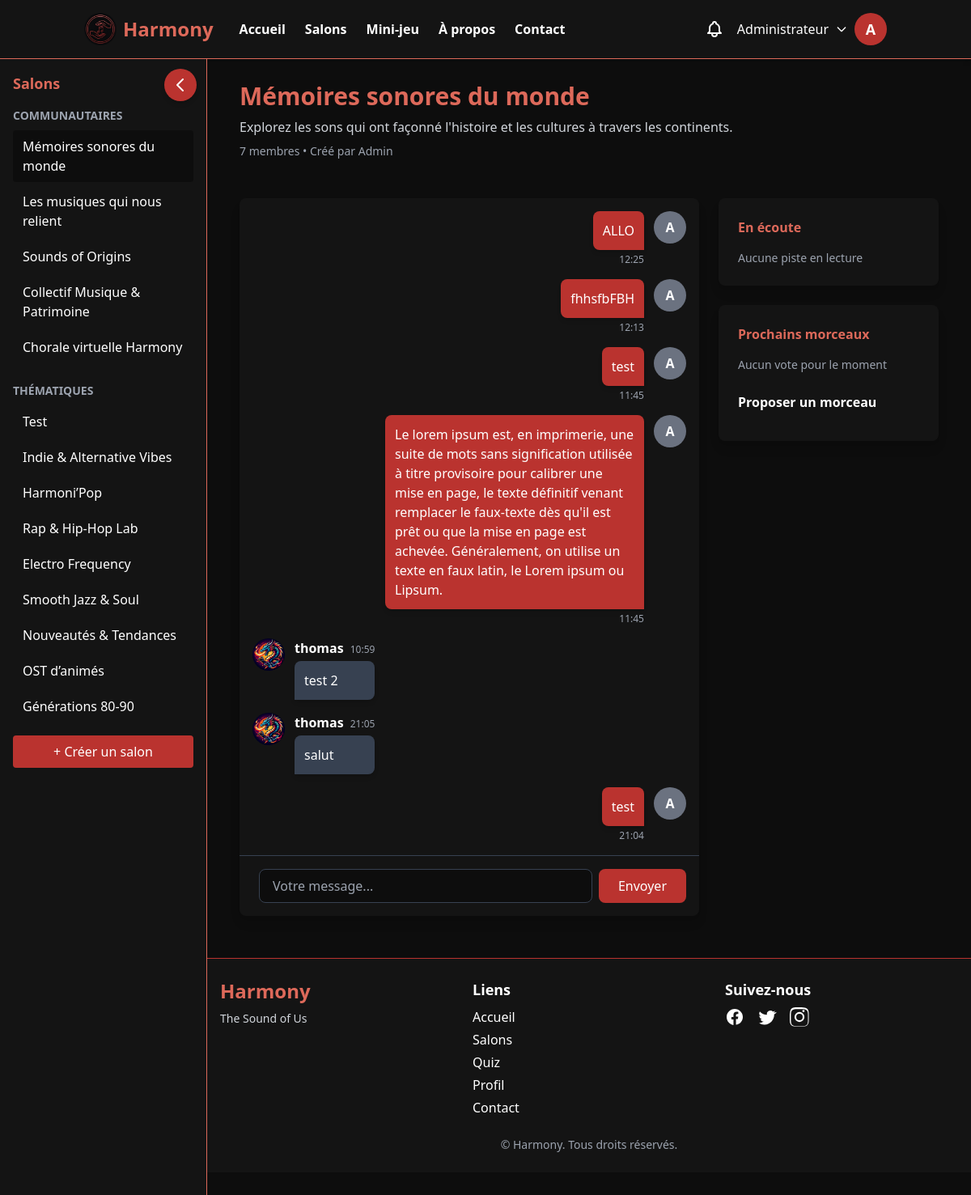
Screenshot of /salons/6/ (signed in) with the database file from the repository.
### accounts/models.py (models this page shows, shortened)
class CustomUser(AbstractUser):
    email = models.EmailField(unique=True)

class Profile(models.Model):
    user = models.OneToOneField(CustomUser, on_delete=models.CASCADE, related_name='profile')
    photo = models.ImageField(upload_to='profiles/', blank=True, null=True)
    bio = models.TextField(blank=True, max_length=500)
    date_naissance = models.DateField(blank=True, null=True)
    preferences_musicales = models.TextField(blank=True, help_text="Genres musicaux préférés")
    created_at = models.DateTimeField(auto_now_add=True)
    updated_at = models.DateTimeField(auto_now=True)
    class Meta:
        verbose_name = "Profil"
        verbose_name_plural = "Profils"

### salons/models.py (models this page shows, shortened)
class Salon(models.Model):
    TYPE_CHOICES = [
        ('communautaire', 'Communautaire'),
        ('thematique', 'Thématique'),
    ]
    nom = models.CharField(max_length=200)
    type = models.CharField(max_length=20, choices=TYPE_CHOICES, default='thematique')
    description = models.TextField()
    image = models.ImageField(upload_to='salons/', blank=True, null=True)
    owner = models.ForeignKey(settings.AUTH_USER_MODEL, on_delete=models.CASCADE, related_name='salons_owned')
    membres = models.ManyToManyField(settings.AUTH_USER_MODEL, related_name='salons_joined', blank=True)
    date_creation = models.DateTimeField(auto_now_add=True)
    current_track = models.ForeignKey('Track', on_delete=models.SET_NULL, null=True, blank=True, related_name='current_in_salon')
    class Meta:
        verbose_name = "Salon"
        verbose_name_plural = "Salons"
        ordering = ['-date_creation']

class Message(models.Model):
    salon = models.ForeignKey(Salon, on_delete=models.CASCADE, related_name='messages')
    user = models.ForeignKey(settings.AUTH_USER_MODEL, on_delete=models.CASCADE)
    contenu = models.TextField(max_length=1000)
    timestamp = models.DateTimeField(auto_now_add=True)
    class Meta:
        verbose_name = "Message"
        verbose_name_plural = "Messages"
        ordering = ['timestamp']

### salons/views.py (the view)
# urls.py: path('<int:salon_id>/', views.salon_detail, name='salon_detail'),
@login_required
def salon_detail(request, salon_id):
    salon = get_object_or_404(Salon, id=salon_id)
    if request.user not in salon.membres.all():
        salon.membres.add(request.user)
    messages_list = salon.messages.all().order_by('-timestamp')[:50]
    votes = salon.votes.values('track').annotate(count=Count('track')).order_by('-count')[:5]
    voted_tracks = []
    for vote in votes:
        track = Track.objects.get(id=vote['track'])
        voted_tracks.append({'track': track, 'count': vote['count']})
    suggested_tracks = search_jamendo_tracks(query='music', limit=5)
    form = MessageForm()
    salons_communautaires = Salon.objects.filter(type='communautaire')
    salons_thematiques = Salon.objects.filter(type='thematique')
    context = {
        'salons_communautaires': salons_communautaires,
        'salons_thematiques': salons_thematiques,
        'salon': salon,
        'messages': messages_list,
        'voted_tracks': voted_tracks,
        'suggested_tracks': suggested_tracks,
        'form': form,
    }
    return render(request, 'salons/salon_detail.html', context)

### salons/forms.py
class MessageForm(forms.ModelForm):
    class Meta:
        model = Message
        fields = ['contenu']
        widgets = {
            'contenu': forms.Textarea(attrs={'rows': 2, 'placeholder': 'Votre message...'}),
        }

### accounts/context_processors.py (called while the page is built)
def user_profile(request):
    if request.user.is_authenticated:
        return {
            "profile": getattr(request.user, "profile", None)
        }
    return {}

### templates/salons/salon_detail.html (shortened to what this page needs)
{% extends 'base.html' %}
{% load static %}
{% block content %}
<div class="flex flex-col px-4 py-1 mb-6" x-data="{ currentTrack: null }">
    <div class="p-6">
        <div class="container mx-auto">
            <h1 class="text-3xl font-bold text-harmony-title mb-2">{{ salon.nom|capfirst }}</h1>
            <p class="text-gray-300">{{ salon.description|capfirst }}</p>
            <p class="text-sm text-gray-400 mt-2">{{ salon.membres.count }} membre{{ salon.membres.count|pluralize }} • Créé par {{ salon.owner.username|capfirst }}</p>
        </div>
    </div>
    <div class="flex-1 container mx-auto grid md:grid-cols-3 gap-6 p-6 overflow-hidden">
        <div class="md:col-span-2 flex flex-col bg-harmony-secondary rounded-lg shadow-lg overflow-hidden">
            <div id="messages-container" class="flex-1 overflow-y-auto p-4 space-y-4"
                 hx-get="{% url 'get_messages' salon.id %}"
                 hx-trigger="every 3s"
                 hx-swap="innerHTML">
                {% include 'salons/messages_partial.html' %}
            </div>
            <div class="p-4 border-t border-gray-700">
                <form hx-post="{% url 'send_message' salon.id %}"
                      hx-target="#messages-container"
                      hx-swap="innerHTML"
                      class="flex space-x-2">
                    <input type="text"
                           name="contenu"
                           placeholder="Votre message..."
                           class="flex-1 px-4 py-2 bg-harmony-bg border border-gray-700 rounded-lg focus:outline-none focus:border-harmony-title text-white"
                           required>
                    <button type="submit" class="bg-harmony-red hover:bg-harmony-red-dark px-6 py-2 rounded-lg transition">
                        Envoyer
                    </button>
                </form>
            </div>
        </div>
        <div class="space-y-6">
            <div class="bg-harmony-secondary p-6 rounded-lg shadow-lg">
                <h3 class="text-harmony-title font-bold mb-4">En écoute</h3>
                {% if salon.current_track %}
                    <div class="space-y-4">
                        <img src="{{ salon.current_track.cover_url }}" alt="{{ salon.current_track.titre }}" class="w-full rounded-lg">
                        <div>
                            <h4 class="font-bold">{{ salon.current_track.titre }}</h4>
                            <p class="text-gray-400 text-sm">{{ salon.current_track.artiste }}</p>
                        </div>
                        <audio controls class="w-full">
                            <source src="{{ salon.current_track.preview_url }}" type="audio/mpeg">
                        </audio>
                    </div>
                {% else %}
                    <p class="text-gray-400 text-sm">Aucune piste en lecture</p>
                {% endif %}
            </div>
            <div class="bg-harmony-secondary p-6 rounded-lg shadow-lg">
                <h3 class="text-harmony-title font-bold mb-4">Prochains morceaux</h3>
                <div id="votes-container">
                    {% include 'salons/votes_partial.html' %}
                </div>
                <div class="mt-6">
                    <h4 class="text-white font-semibold mb-3">Proposer un morceau</h4>
                </div>
            </div>
        </div>
    </div>
</div>
{% endblock %}

### templates/navbar.html (shortened to what this page needs)
{% load static %}
<nav class="bg-harmony-secondary border-b border-harmony-title relative shadow-md"
     x-data="{
        notificationsOpen: false,
        hasRecent: false,
        checkNotifications() {
            fetch('/notifications/check/')
                .then(r => r.json())
                .then(data => {
                    this.hasRecent = data.has_recent;
                });
        }
    }"
    x-init="checkNotifications(); setInterval(() => checkNotifications(), 30000)">
    <div class="container mx-auto px-4">
        <div class="flex justify-between items-center py-4">
            <div class="flex items-center space-x-8">
                <a href="{% url 'home' %}" class="flex items-center space-x-2">
                    <img src="{% static 'images/logo.jpg' %}" alt="Harmony Logo" class="h-10 w-10 rounded-full">
                    <span class="text-harmony-title text-2xl font-bold">Harmony</span>
                </a>
                <div class="hidden md:flex space-x-6">
                    <a href="{% url 'home' %}" class="hover:text-harmony-title transition font-bold">Accueil</a>
                    {% if user.is_authenticated %}
                        <a href="{% url 'salon_list' %}" class="hover:text-harmony-title transition font-bold">Salons</a>
                        <a href="{% url 'quiz_home' %}" class="hover:text-harmony-title transition font-bold">Mini-jeu</a>
                    {% endif %}
                    <a href="{% url 'about' %}" class="hover:text-harmony-title transition font-bold">À propos</a>
                    <a href="{% url 'contact' %}" class="hover:text-harmony-title transition font-bold">Contact</a>
                </div>
            </div>
            <div class="flex items-center space-x-4">
                {% if user.is_authenticated %}
                    <div class="relative">
                        <a href="{% url 'notification_list' %}" class="relative hover:text-harmony-title transition">
                        </a>
                    </div>
                    <div x-data="{ open: false }" class="relative">
                        <button @click="open = !open" class="flex items-center space-x-2 hover:text-harmony-title transition">
                            <span>{{ user.username|capfirst }}</span>
                            <svg class="w-4 h-4" fill="none" stroke="currentColor" viewBox="0 0 24 24">
                                <path stroke-linecap="round" stroke-linejoin="round" stroke-width="2" d="M19 9l-7 7-7-7"></path>
                            </svg>
                            {% if profile.photo %}
                                <img src="{{ profile.photo.url }}" alt="{{ user.username }}"
                                     class="w-10 h-10 rounded-full object-cover border-2 border-harmony-red">
                            {% else %}
                                <div class="w-10 h-10 rounded-full bg-harmony-red flex items-center justify-center text-lg font-bold">
                                    {{ user.username.0|upper }}
                                </div>
                            {% endif %}
                        </button>
                    </div>
                {% else %}
                    <a href="{% url 'login' %}" class="hover:text-harmony-title transition">Connexion</a>
                    <a href="{% url 'register' %}" class="bg-harmony-red hover:bg-harmony-red-dark px-4 py-2 rounded-lg transition">Inscription</a>
                {% endif %}
            </div>
        </div>
    </div>
</nav>

### templates/sidebar.html (shortened to what this page needs)
<aside
    x-data="{ open: true }"
    :class="open ? 'w-64' : 'w-16'"
    class="bg-harmony-secondary sticky top-0 h-screen overflow-y-auto border-r border-harmony-title pb-8 transition-all duration-300 relative">
    <button
        @click="open = !open"
        class="absolute top-3 right-3 w-10 h-10 flex items-center justify-center
               bg-harmony-red rounded-full shadow-md hover:bg-harmony-red-dark transition">
        <svg x-show="open" xmlns="http://www.w3.org/2000/svg"
             class="h-6 w-6 text-white" fill="none" viewBox="0 0 24 24" stroke="currentColor">
            <path stroke-linecap="round" stroke-linejoin="round" stroke-width="2"
                  d="M15 19l-7-7 7-7" />
        </svg>
    </button>
    <div x-show="open" class="p-4" x-transition>
        <h2 class="text-harmony-title text-lg font-bold mb-4">Salons</h2>
        <div class="mb-6">
            <h3 class="text-sm font-semibold text-gray-400 mb-2">COMMUNAUTAIRES</h3>
            {% for salon in salons_communautaires %}
                <a href="{% url 'salon_detail' salon.id %}"
                   class="block px-3 py-2 rounded hover:bg-harmony-red-dark transition mb-1
                          {% if request.resolver_match.kwargs.salon_id == salon.id %}bg-harmony-bg{% endif %}">
                    {{ salon.nom|capfirst }}
                </a>
            {% endfor %}
        </div>
        <div>
            <h3 class="text-sm font-semibold text-gray-400 mb-2">THÉMATIQUES</h3>
            {% for salon in salons_thematiques %}
                <a href="{% url 'salon_detail' salon.id %}"
                   class="block px-3 py-2 rounded hover:bg-harmony-red-dark transition mb-1
                          {% if request.resolver_match.kwargs.salon_id == salon.id %}bg-harmony-bg{% endif %}">
                    {{ salon.nom|capfirst }}
                </a>
            {% endfor %}
            <a href="{% url 'create_salon' %}"
               class="block px-3 py-2 rounded bg-harmony-red hover:bg-harmony-red-dark transition mt-4 text-center">
                + Créer un salon
            </a>
        </div>
    </div>
</aside>

### templates/salons/messages_partial.html
{% for message in messages %}
    {% if message.user == request.user %}
        <div class="flex justify-end space-x-3 mb-2">
            <div class="flex flex-col items-end max-w-xs">
                <div class="bg-harmony-red text-white p-3 rounded-lg rounded-br-none shadow-md">
                    <p>{{ message.contenu }}</p>
                </div>
                <div class="flex items-center space-x-2 mt-1">
                    <span class="text-xs text-gray-400">{{ message.timestamp|date:"H:i" }}</span>
                </div>
            </div>
            <div class="flex-shrink-0">
                {% if message.user.profile.photo %}
                    <img src="{{ message.user.profile.photo.url }}" alt="{{ message.user.username }}" class="w-10 h-10 rounded-full">
                {% else %}
                    <div class="w-10 h-10 rounded-full bg-gray-500 flex items-center justify-center font-bold text-white">
                        {{ message.user.username.0|upper }}
                    </div>
                {% endif %}
            </div>
        </div>
    {% else %}
        <div class="flex justify-start space-x-3 mb-2">
            <div class="flex-shrink-0">
                {% if message.user.profile.photo %}
                    <img src="{{ message.user.profile.photo.url }}" alt="{{ message.user.username }}" class="w-10 h-10 rounded-full">
                {% else %}
                    <div class="w-10 h-10 rounded-full bg-gray-500 flex items-center justify-center font-bold text-white">
                        {{ message.user.username.0|upper }}
                    </div>
                {% endif %}
            </div>
            <div class="flex flex-col max-w-xs">
                <div class="flex items-baseline space-x-2">
                    <span class="font-bold text-white">{{ message.user.username }}</span>
                    <span class="text-xs text-gray-400">{{ message.timestamp|date:"H:i" }}</span>
                </div>
                <div class="bg-gray-700 text-white p-3 rounded-lg rounded-bl-none shadow-md mt-1">
                    <p>{{ message.contenu }}</p>
                </div>
            </div>
        </div>
    {% endif %}
{% endfor %}

### static/css/custom.css (style rules this page uses)
* { transition: background-color 0.2s ease, border-color 0.2s ease, color 0.2s ease; }
button, a { transition: all 0.3s ease; }

### templates/base.html (style rules this page uses)
body { background-color: #1a1a1a; color: #ffffff; }

### rows the page displays
CustomUser: username "Administrateur", username.0 "A"
Salon: nom "Mémoires sonores du monde", description "Explorez les sons qui ont façonné l'histoire et les cultures à travers les continents.", membres.count "7", owner.username "Admin"
Salon: nom "Les musiques qui nous relient"
Salon: nom "Sounds of Origins"
Salon: nom "Collectif Musique & Patrimoine"
Salon: nom "Chorale virtuelle Harmony"
Salon: nom "Test"
Salon: nom "Indie & Alternative Vibes"
Salon: nom "Harmoni’Pop"
Salon: nom "Rap & Hip-Hop Lab"
Salon: nom "Electro Frequency"
Salon: nom "Smooth Jazz & Soul"
Salon: nom "Nouveautés & Tendances"
Salon: nom "OST d’animés"
Salon: nom "Générations 80-90"
Message: contenu "ALLO", timestamp "12:25", user.username.0 "A"
Message: contenu "fhhsfbFBH", timestamp "12:13", user.username.0 "A"
Message: contenu "test", timestamp "11:45", user.username.0 "A"
Message: contenu "Le lorem ipsum est, en imprimerie, une suite de mots sans signification utilisée à titre provisoire pour calibrer une mise en page, le texte définitif venant remplacer le faux-texte dès qu'il est prêt ou que la mise en page est achevée. Généralement, on utilise un texte en faux latin, le Lorem ipsum ou Lipsum.", timestamp "11:45", user.username.0 "A"
Message: user.profile.photo (picture), user.username "thomas", timestamp "10:59", contenu "test 2"
Message: user.profile.photo (picture), user.username "thomas", timestamp "21:05", contenu "salut"
Message: contenu "test", timestamp "21:04", user.username.0 "A"
